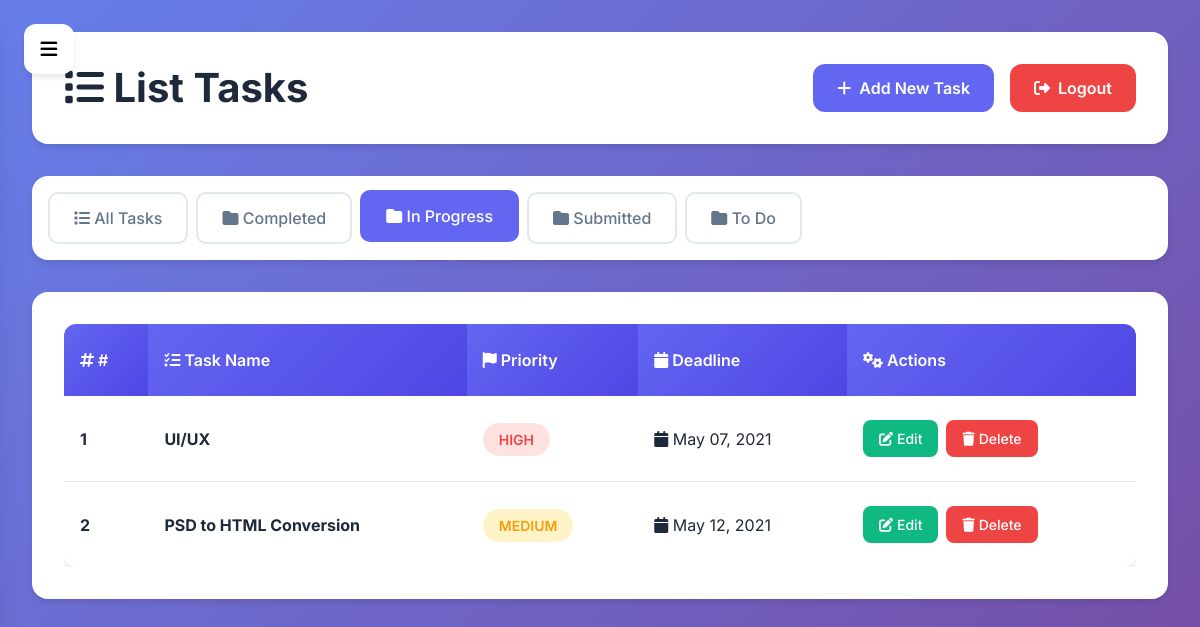
/list-task.php?list_id=2 (signed in), run on the app's committed database.
### tables this page shows
CREATE TABLE `tbl_lists` (
  `list_id` int(10) UNSIGNED NOT NULL,
  `list_name` varchar(50) NOT NULL,
  `list_description` varchar(150) DEFAULT NULL
);

CREATE TABLE `tbl_tasks` (
  `task_id` int(10) UNSIGNED NOT NULL,
  `task_name` varchar(150) NOT NULL,
  `task_description` text NOT NULL,
  `list_id` int(11) NOT NULL,
  `priority` varchar(10) NOT NULL,
  `deadline` date NOT NULL,
  `user_id` int(11) NOT NULL
);

### list-task.php (the view, shortened to what this page needs)
<?php
if (isset($_SESSION['user_id'])) {
    $user_id = $_SESSION['user_id'];
} else {
    $user_id = '';
    header('location:index.php');
    exit();
}
$list_id_url = $_GET['list_id'];
?>
<!DOCTYPE html>
<html lang="en">
<head>
    <link href="https://cdnjs.cloudflare.com/ajax/libs/font-awesome/6.4.0/css/all.min.css" rel="stylesheet">
    <link href="https://cdn.jsdelivr.net/npm/bootstrap@5.3.2/dist/css/bootstrap.min.css" rel="stylesheet">
</head>
<body>
    <button class="sidebar-toggle" onclick="toggleSidebar()">
        <i class="fas fa-bars"></i>
    </button>
    <div class="main-content" id="mainContent">
        <div class="header fade-in">
            <h1><i class="fas fa-list"></i> List Tasks</h1>
            <div class="header-actions">
                <a href="<?php echo SITEURL; ?>add-task.php" class="btn-modern btn-primary-modern">
                    <i class="fas fa-plus"></i>
                    Add New Task
                </a>
                <a href="user_logout.php" class="btn-modern btn-danger-modern" onclick="return confirm('Are you sure you want to logout?')">
                    <i class="fas fa-sign-out-alt"></i>
                    Logout
                </a>
            </div>
        </div>
        <div class="nav-tabs-modern fade-in">
            <a href="taskmanager.php" class="nav-tab-modern">
                <i class="fas fa-list"></i> All Tasks
            </a>
            <?php
            $conn2 = mysqli_connect(LOCALHOST, DB_USERNAME, DB_PASSWORD);
            $sql2 = "SELECT * FROM tbl_lists ORDER BY list_name";
            $res2 = mysqli_query($conn2, $sql2);
            if ($res2 == true) {
                while ($row2 = mysqli_fetch_assoc($res2)) {
                    $list_id = $row2['list_id'];
                    $list_name = $row2['list_name'];
                    $active = ($list_id_url == $list_id) ? 'active' : '';
                    ?>
                    <a href="<?php echo SITEURL; ?>list-task.php?list_id=<?php echo $list_id; ?>" class="nav-tab-modern <?php echo $active; ?>">
                        <i class="fas fa-folder"></i> <?php echo htmlspecialchars($list_name); ?>
                    </a>
                    <?php
                }
            }
            ?>
        </div>
        <div class="tasks-container fade-in">
            <div class="table-responsive">
                <table class="table-modern">
                    <thead>
                        <tr>
                            <th><i class="fas fa-hashtag"></i> #</th>
                            <th><i class="fas fa-tasks"></i> Task Name</th>
                            <th><i class="fas fa-flag"></i> Priority</th>
                            <th><i class="fas fa-calendar"></i> Deadline</th>
                            <th><i class="fas fa-cogs"></i> Actions</th>
                        </tr>
                    </thead>
                    <tbody>
                        <?php
                        $conn = mysqli_connect(LOCALHOST, DB_USERNAME, DB_PASSWORD);
                        $sql = "SELECT * FROM tbl_tasks WHERE list_id=$list_id_url and user_id = $user_id";
                        $res = mysqli_query($conn, $sql);
                        if ($res == true) {
                            $sn = 1;
                            $count_rows = mysqli_num_rows($res);
                            if ($count_rows > 0) {
                                while ($row = mysqli_fetch_assoc($res)) {
                                    $task_id = $row['task_id'];
                                    $task_name = $row['task_name'];
                                    $priority = $row['priority'];
                                    $deadline = $row['deadline'];
                                    $priority_class = 'priority-low';
                                    if (strtolower($priority) == 'high') {
                                        $priority_class = 'priority-high';
                                    } elseif (strtolower($priority) == 'medium') {
                                        $priority_class = 'priority-medium';
                                    }
                                    ?>
                                    <tr>
                                        <td><strong><?php echo $sn++; ?></strong></td>
                                        <td>
                                            <strong><?php echo htmlspecialchars($task_name); ?></strong>
                                        </td>
                                        <td>
                                            <span class="priority-badge <?php echo $priority_class; ?>">
                                                <?php echo htmlspecialchars($priority); ?>
                                            </span>
                                        </td>
                                        <td>
                                            <i class="fas fa-calendar"></i>
                                            <?php echo date('M d, Y', strtotime($deadline)); ?>
                                        </td>
                                        <td>
                                            <div class="action-buttons">
                                                <a href="<?php echo SITEURL; ?>update-task.php?task_id=<?php echo $task_id; ?>"
                                                   class="btn-sm-modern btn-success-modern">
                                                    <i class="fas fa-edit"></i> Edit
                                                </a>
                                                <a href="<?php echo SITEURL; ?>delete-task.php?task_id=<?php echo $task_id; ?>"
                                                   class="btn-sm-modern btn-danger-sm-modern"
                                                   onclick="return confirm('Are you sure you want to delete this task?')">
                                                    <i class="fas fa-trash"></i> Delete
                                                </a>
                                            </div>
                                        </td>
                                    </tr>
                                    <?php
                                }
                            }
                        }
                        ?>
                    </tbody>
                </table>
            </div>
        </div>
    </div>
</body>
</html>

### list-task.php (style rules this page uses)
:root { --primary-color: #6366f1; --primary-dark: #4f46e5; --secondary-color: #f1f5f9; --accent-color: #10b981; --danger-color: #ef4444; --warning-color: #f59e0b; --text-primary: #1e293b; --text-secondary: #64748b; --bg-primary: #ffffff; --bg-secondary: #f8fafc; --border-color: #e2e8f0; --shadow: 0 4px 6px -1px rgba(0, 0, 0, 0.1); --shadow-lg: 0 20px 25px -5px rgba(0, 0, 0, 0.1); }
* { margin: 0; padding: 0; box-sizing: border-box; }
body { font-family: 'Inter', sans-serif; background: linear-gradient(135deg, #667eea 0%, #764ba2 100%); min-height: 100vh; color: var(--text-primary); }
.sidebar-toggle { position: fixed; top: 1.5rem; left: 1.5rem; z-index: 1001; background: var(--bg-primary); border: none; width: 50px; height: 50px; border-radius: 12px; box-shadow: var(--shadow); cursor: pointer; transition: all 0.2s ease; display: flex; align-items: center; justify-content: center; }
.sidebar-toggle i { font-size: 1.2rem; }
.main-content { margin-left: 0; transition: margin-left 0.3s ease; min-height: 100vh; padding: 2rem; }
#mainContent { transition: margin-left 0.3s ease; }
.header { background: var(--bg-primary); border-radius: 16px; padding: 2rem; margin-bottom: 2rem; box-shadow: var(--shadow); display: flex; justify-content: space-between; align-items: center; }
.header h1 { font-size: 2.5rem; font-weight: 700; color: var(--text-primary); margin: 0; }
.header-actions { display: flex; gap: 1rem; }
.btn-modern { padding: 0.75rem 1.5rem; border: none; border-radius: 12px; font-weight: 600; text-decoration: none; display: inline-flex; align-items: center; gap: 0.5rem; transition: all 0.2s ease; cursor: pointer; }
.btn-primary-modern { background: var(--primary-color); color: white; }
.btn-danger-modern { background: var(--danger-color); color: white; }
.nav-tabs-modern { background: var(--bg-primary); border-radius: 16px; padding: 1rem; margin-bottom: 2rem; box-shadow: var(--shadow); display: flex; gap: 0.5rem; flex-wrap: wrap; }
.nav-tab-modern { padding: 0.75rem 1.5rem; background: transparent; border: 2px solid var(--border-color); border-radius: 10px; color: var(--text-secondary); text-decoration: none; font-weight: 500; transition: all 0.2s ease; }
.nav-tab-modern:hover, .nav-tab-modern.active { background: var(--primary-color); border-color: var(--primary-color); color: white; transform: translateY(-2px); }
.tasks-container { background: var(--bg-primary); border-radius: 16px; padding: 2rem; box-shadow: var(--shadow); }
.table-modern { width: 100%; border-collapse: separate; border-spacing: 0; background: white; border-radius: 12px; overflow: hidden; box-shadow: var(--shadow); }
.table-modern thead th { background: linear-gradient(135deg, var(--primary-color), var(--primary-dark)); color: white; padding: 1.5rem 1rem; font-weight: 600; text-align: left; border: none; }
.table-modern tbody tr { transition: all 0.2s ease; }
.table-modern tbody td { padding: 1.5rem 1rem; border-bottom: 1px solid var(--border-color); vertical-align: middle; }
.table-modern tbody tr:last-child td { border-bottom: none; }
.priority-badge { padding: 0.5rem 1rem; border-radius: 20px; font-size: 0.875rem; font-weight: 600; text-transform: uppercase; }
.priority-high { background: #fee2e2; color: var(--danger-color); }
.priority-medium { background: #fef3c7; color: var(--warning-color); }
.action-buttons { display: flex; gap: 0.5rem; }
.btn-sm-modern { padding: 0.5rem 1rem; border: none; border-radius: 8px; font-size: 0.875rem; font-weight: 500; text-decoration: none; display: inline-flex; align-items: center; gap: 0.25rem; transition: all 0.2s ease; }
.btn-success-modern { background: var(--accent-color); color: white; }
.btn-danger-sm-modern { background: var(--danger-color); color: white; }
.fade-in { animation: fadeIn 0.5s ease-in; }

### data on the page
tbl_lists: list_name "Completed"
tbl_lists: list_name "In Progress"
tbl_lists: list_name "Submitted"
tbl_lists: list_name "To Do"
tbl_tasks: task_name "UI/UX", priority "HIGH", deadline "May 07, 2021"
tbl_tasks: task_name "PSD to HTML Conversion", priority "MEDIUM", deadline "May 12, 2021"
